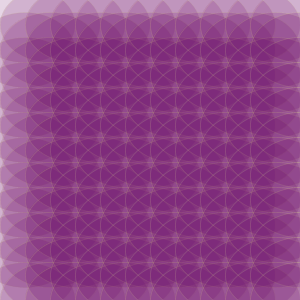
Frame 1 (no input)
Frame 60 (the mouse pressed at the canvas centre just before this capture): identical to frame 1, image omitted
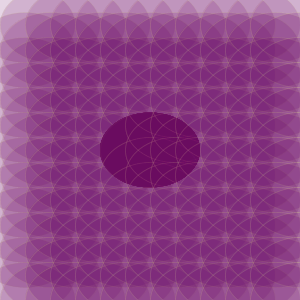
Frame 120 (the mouse held since frame 60 and released just before this capture)

The Processing sketch that drew these frames (run headless with seeded random() and noise(); from frame 60 on, the mouse is pressed at the canvas centre):

// Processing sketch: processing_166959
// ── processing_166959.pde

int c = 15;
int [] data = {25, 50, 75, 100, 125, 150, 175, 200, 225, 250, 275, 300};
int [] place = {25, 50, 75, 100, 125, 150, 175, 200, 225, 250, 275, 300};


void setup (){
  size (300, 300);
  background (255);
  smooth ();
  //noLoop ();
}

void draw (){
background (255);
  for (int i = 0; i < data.length; i ++){
    for (int d = 0; d < place.length; d ++){
      for (int c = 0; c < 10; c ++){
    strokeWeight (0.8);
    stroke (255, 255, 149, c);
    if( dist(mouseX,mouseY,data[i],place[d]) < 20 ){
        fill (106, 12, 96, 255);
    }else{
        fill (106, 12, 96, c);        
    }
    ellipse (data [i] , place [d], 100, 75);
  }
  
  }
  }
  }
  
